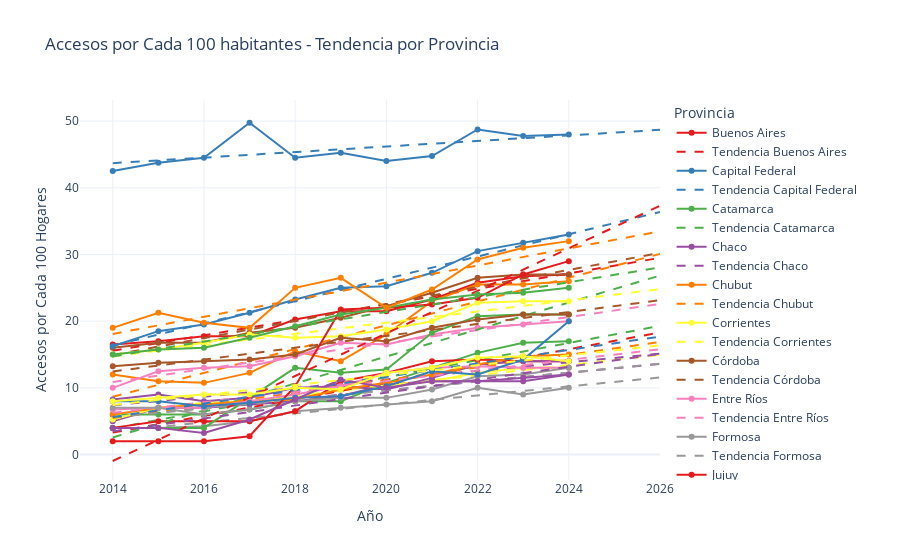

Notebook source saved alongside this figure:
### Markdown cell above
### Analisis 5:
* Objetivo: Identificar las provincias con más accesos a internet cada 100 habitantes, también crecimiento y tendencias
* Metodo: Crear un grafico de lineas marcando los valores historicos y graficando linea de tendencia

### Code cell
#leer csv
df_pen_pob = pd.read_csv('datasets/Internet_Penetracion-poblacion.csv')

#asegurar que los anos sean numeros
df_pen_pob['año'] = pd.to_numeric(df_pen_pob['año'], errors='coerce')

#eliminar filas con nulos
df_pen_pob = df_pen_pob.dropna()

#agrupar por ano y provincia, calculando la media de accesos_por_cada_100_hogares
df_grouped = df_pen_pob.groupby(['año', 'provincia'])['accesos_por_cada_100_hab'].mean().reset_index()

#crear grafico inicial
fig = go.Figure()

#listar provincias
provincias = df_grouped['provincia'].unique()

#colores para cada provincia
colores = px.colors.qualitative.Set1

#agregar una linea para cada provincia, marcando solo un punto por ano (promedio)
for i, provincia in enumerate(provincias):
    #filtrar los datos por provincia
    df_provincia = df_grouped[df_grouped['provincia'] == provincia]
    
    #graficar los puntos originales con la media por ano
    fig.add_trace(go.Scatter(x=df_provincia['año'], 
                             y=df_provincia['accesos_por_cada_100_hab'],
                             mode='lines+markers',
                             name=provincia,
                             line=dict(color=colores[i % len(colores)], width=2)))

    #ajustar modelo
    X = df_provincia[['año']]
    y = df_provincia['accesos_por_cada_100_hab']
    
    model = LinearRegression()
    model.fit(X, y)

    #predecir los valores hasta 2026
    future_years = np.array(range(df_grouped['año'].min(), 2027)).reshape(-1, 1)
    predictions = model.predict(future_years)

    #graficar linea suavizada
    fig.add_trace(go.Scatter(x=future_years.flatten(), 
                             y=predictions,
                             mode='lines',
                             name=f'Tendencia {provincia}',
                             line=dict(dash='dash', color=colores[i % len(colores)], width=2)))

#ajustar disneo
fig.update_layout(
    title='Accesos por Cada 100 habitantes - Tendencia por Provincia',
    xaxis_title='Año',
    yaxis_title='Accesos por Cada 100 Hogares',
    legend_title='Provincia',
    hovermode='x unified',
    template='plotly_white'
)

#mostrar grafico
fig.show()

### Figure 1 — Plotly figure (JSON) as saved in the notebook; plotly's stock layout.template omitted (floating-point values rounded to 4 significant figures)
{"data": [{"line": {"color": "rgb(228,26,28)", "width": 2}, "mode": "lines+markers", "name": "Buenos Aires", "type": "scatter", "x": [2014, 2015, 2016, 2017, 2018, 2019, 2020, 2021, 2022, 2023, 2024], "y": [16.5, 17, 17.75, 17.75, 20.25, 21.5, 21.5, 23.25, 25.75, 26.75, 27]}, {"line": {"color": "rgb(228,26,28)", "dash": "dash", "width": 2}, "mode": "lines", "name": "Tendencia Buenos Aires", "type": "scatter", "x": [2014, 2015, 2016, 2017, 2018, 2019, 2020, 2021, 2022, 2023, 2024, 2025, 2026], "y": [15.56, 16.72, 17.88, 19.04, 20.2, 21.36, 22.53, 23.69, 24.85, 26.01, 27.17, 28.33, 29.49]}, {"line": {"color": "rgb(55,126,184)", "width": 2}, "mode": "lines+markers", "name": "Capital Federal", "type": "scatter", "x": [2014, 2015, 2016, 2017, 2018, 2019, 2020, 2021, 2022, 2023, 2024], "y": [42.5, 43.75, 44.5, 49.75, 44.5, 45.25, 44, 44.75, 48.75, 47.75, 48]}, {"line": {"color": "rgb(55,126,184)", "dash": "dash", "width": 2}, "mode": "lines", "name": "Tendencia Capital Federal", "type": "scatter", "x": [2014, 2015, 2016, 2017, 2018, 2019, 2020, 2021, 2022, 2023, 2024, 2025, 2026], "y": [43.69, 44.11, 44.52, 44.94, 45.36, 45.77, 46.19, 46.6, 47.02, 47.44, 47.85, 48.27, 48.68]}, {"line": {"color": "rgb(77,175,74)", "width": 2}, "mode": "lines+markers", "name": "Catamarca", "type": "scatter", "x": [2014, 2015, 2016, 2017, 2018, 2019, 2020, 2021, 2022, 2023, 2024], "y": [6, 6, 6, 6.75, 8, 8, 10.75, 13, 15.25, 16.75, 17]}, {"line": {"color": "rgb(77,175,74)", "dash": "dash", "width": 2}, "mode": "lines", "name": "Tendencia Catamarca", "type": "scatter", "x": [2014, 2015, 2016, 2017, 2018, 2019, 2020, 2021, 2022, 2023, 2024, 2025, 2026], "y": [3.909, 5.191, 6.473, 7.755, 9.036, 10.32, 11.6, 12.88, 14.16, 15.45, 16.73, 18.01, 19.29]}, {"line": {"color": "rgb(152,78,163)", "width": 2}, "mode": "lines+markers", "name": "Chaco", "type": "scatter", "x": [2014, 2015, 2016, 2017, 2018, 2019, 2020, 2021, 2022, 2023, 2024], "y": [5, 7, 7, 7.5, 8, 8.75, 10.5, 11, 11, 11, 12]}, {"line": {"color": "rgb(152,78,163)", "dash": "dash", "width": 2}, "mode": "lines", "name": "Tendencia Chaco", "type": "scatter", "x": [2014, 2015, 2016, 2017, 2018, 2019, 2020, 2021, 2022, 2023, 2024, 2025, 2026], "y": [5.682, 6.341, 7.0, 7.659, 8.318, 8.977, 9.636, 10.3, 10.95, 11.61, 12.27, 12.93, 13.59]}, {"line": {"color": "rgb(255,127,0)", "width": 2}, "mode": "lines+markers", "name": "Chubut", "type": "scatter", "x": [2014, 2015, 2016, 2017, 2018, 2019, 2020, 2021, 2022, 2023, 2024], "y": [12, 11, 10.75, 12.25, 15.5, 14, 18, 23, 25.5, 25.5, 26]}, {"line": {"color": "rgb(255,127,0)", "dash": "dash", "width": 2}, "mode": "lines", "name": "Tendencia Chubut", "type": "scatter", "x": [2014, 2015, 2016, 2017, 2018, 2019, 2020, 2021, 2022, 2023, 2024, 2025, 2026], "y": [8.67, 10.45, 12.24, 14.02, 15.81, 17.59, 19.38, 21.16, 22.94, 24.73, 26.51, 28.3, 30.08]}, {"line": {"color": "rgb(255,255,51)", "width": 2}, "mode": "lines+markers", "name": "Corrientes", "type": "scatter", "x": [2014, 2015, 2016, 2017, 2018, 2019, 2020, 2021, 2022, 2023, 2024], "y": [5.25, 7, 7.75, 8, 8.5, 9.75, 10.25, 11, 12.25, 13, 13]}, {"line": {"color": "rgb(255,255,51)", "dash": "dash", "width": 2}, "mode": "lines", "name": "Tendencia Corrientes", "type": "scatter", "x": [2014, 2015, 2016, 2017, 2018, 2019, 2020, 2021, 2022, 2023, 2024, 2025, 2026], "y": [5.795, 6.559, 7.323, 8.086, 8.85, 9.614, 10.38, 11.14, 11.9, 12.67, 13.43, 14.2, 14.96]}, {"line": {"color": "rgb(166,86,40)", "width": 2}, "mode": "lines+markers", "name": "Córdoba", "type": "scatter", "x": [2014, 2015, 2016, 2017, 2018, 2019, 2020, 2021, 2022, 2023, 2024], "y": [16, 16.75, 16.75, 18.25, 19, 20.5, 22.25, 24.25, 26.5, 27, 27]}, {"line": {"color": "rgb(166,86,40)", "dash": "dash", "width": 2}, "mode": "lines", "name": "Tendencia Córdoba", "type": "scatter", "x": [2014, 2015, 2016, 2017, 2018, 2019, 2020, 2021, 2022, 2023, 2024, 2025, 2026], "y": [14.91, 16.19, 17.46, 18.74, 20.02, 21.3, 22.57, 23.85, 25.13, 26.4, 27.68, 28.96, 30.24]}, {"line": {"color": "rgb(247,129,191)", "width": 2}, "mode": "lines+markers", "name": "Entre Ríos", "type": "scatter", "x": [2014, 2015, 2016, 2017, 2018, 2019, 2020, 2021, 2022, 2023, 2024], "y": [10, 12.5, 13, 13.25, 14.75, 16.75, 16.5, 18, 19, 19.5, 20]}, {"line": {"color": "rgb(247,129,191)", "dash": "dash", "width": 2}, "mode": "lines", "name": "Tendencia Entre Ríos", "type": "scatter", "x": [2014, 2015, 2016, 2017, 2018, 2019, 2020, 2021, 2022, 2023, 2024, 2025, 2026], "y": [10.88, 11.85, 12.83, 13.8, 14.78, 15.75, 16.73, 17.7, 18.68, 19.65, 20.62, 21.6, 22.58]}, {"line": {"color": "rgb(153,153,153)", "width": 2}, "mode": "lines+markers", "name": "Formosa", "type": "scatter", "x": [2014, 2015, 2016, 2017, 2018, 2019, 2020, 2021, 2022, 2023, 2024], "y": [4, 4, 4.25, 5, 6.5, 7, 7.5, 8, 10, 9, 10]}, {"line": {"color": "rgb(153,153,153)", "dash": "dash", "width": 2}, "mode": "lines", "name": "Tendencia Formosa", "type": "scatter", "x": [2014, 2015, 2016, 2017, 2018, 2019, 2020, 2021, 2022, 2023, 2024, 2025, 2026], "y": [3.466, 4.141, 4.816, 5.491, 6.166, 6.841, 7.516, 8.191, 8.866, 9.541, 10.22, 10.89, 11.57]}, {"line": {"color": "rgb(228,26,28)", "width": 2}, "mode": "lines+markers", "name": "Jujuy", "type": "scatter", "x": [2014, 2015, 2016, 2017, 2018, 2019, 2020, 2021, 2022, 2023, 2024], "y": [4, 5, 5, 5, 6.5, 11, 12.25, 14, 14.25, 14, 14]}, {"line": {"color": "rgb(228,26,28)", "dash": "dash", "width": 2}, "mode": "lines", "name": "Tendencia Jujuy", "type": "scatter", "x": [2014, 2015, 2016, 2017, 2018, 2019, 2020, 2021, 2022, 2023, 2024, 2025, 2026], "y": [3.295, 4.545, 5.795, 7.045, 8.295, 9.545, 10.8, 12.05, 13.3, 14.55, 15.8, 17.05, 18.3]}, {"line": {"color": "rgb(55,126,184)", "width": 2}, "mode": "lines+markers", "name": "La Pampa", "type": "scatter", "x": [2014, 2015, 2016, 2017, 2018, 2019, 2020, 2021, 2022, 2023, 2024], "y": [16.25, 18.5, 19.5, 21.25, 23.25, 25, 25.25, 27.25, 30.5, 31.75, 33]}, {"line": {"color": "rgb(55,126,184)", "dash": "dash", "width": 2}, "mode": "lines", "name": "Tendencia La Pampa", "type": "scatter", "x": [2014, 2015, 2016, 2017, 2018, 2019, 2020, 2021, 2022, 2023, 2024, 2025, 2026], "y": [16.33, 18, 19.67, 21.34, 23.01, 24.68, 26.35, 28.02, 29.69, 31.36, 33.03, 34.7, 36.38]}, {"line": {"color": "rgb(77,175,74)", "width": 2}, "mode": "lines+markers", "name": "La Rioja", "type": "scatter", "x": [2014, 2015, 2016, 2017, 2018, 2019, 2020, 2021, 2022, 2023, 2024], "y": [4, 4, 4, 8.5, 13, 12.25, 12.75, 18.25, 20.75, 21, 21]}, {"line": {"color": "rgb(77,175,74)", "dash": "dash", "width": 2}, "mode": "lines", "name": "Tendencia La Rioja", "type": "scatter", "x": [2014, 2015, 2016, 2017, 2018, 2019, 2020, 2021, 2022, 2023, 2024, 2025, 2026], "y": [2.568, 4.591, 6.614, 8.636, 10.66, 12.68, 14.7, 16.73, 18.75, 20.77, 22.8, 24.82, 26.84]}, {"line": {"color": "rgb(152,78,163)", "width": 2}, "mode": "lines+markers", "name": "Mendoza", "type": "scatter", "x": [2014, 2015, 2016, 2017, 2018, 2019, 2020, 2021, 2022, 2023, 2024], "y": [8.25, 9, 8, 8.5, 10, 10.25, 9.75, 11.5, 13.5, 14, 14]}, {"line": {"color": "rgb(152,78,163)", "dash": "dash", "width": 2}, "mode": "lines", "name": "Tendencia Mendoza", "type": "scatter", "x": [2014, 2015, 2016, 2017, 2018, 2019, 2020, 2021, 2022, 2023, 2024, 2025, 2026], "y": [7.386, 8.032, 8.677, 9.323, 9.968, 10.61, 11.26, 11.9, 12.55, 13.2, 13.84, 14.49, 15.13]}, {"line": {"color": "rgb(255,127,0)", "width": 2}, "mode": "lines+markers", "name": "Misiones", "type": "scatter", "x": [2014, 2015, 2016, 2017, 2018, 2019, 2020, 2021, 2022, 2023, 2024], "y": [6, 7, 7.5, 8, 8.25, 9.75, 10.75, 12, 13.5, 14.75, 15]}, {"line": {"color": "rgb(255,127,0)", "dash": "dash", "width": 2}, "mode": "lines", "name": "Tendencia Misiones", "type": "scatter", "x": [2014, 2015, 2016, 2017, 2018, 2019, 2020, 2021, 2022, 2023, 2024, 2025, 2026], "y": [5.477, 6.427, 7.377, 8.327, 9.277, 10.23, 11.18, 12.13, 13.08, 14.03, 14.98, 15.93, 16.88]}, {"line": {"color": "rgb(255,255,51)", "width": 2}, "mode": "lines+markers", "name": "Neuquén", "type": "scatter", "x": [2014, 2015, 2016, 2017, 2018, 2019, 2020, 2021, 2022, 2023, 2024], "y": [15, 15.75, 16.75, 18, 17.5, 17.75, 18.75, 20, 22.75, 23, 23]}, {"line": {"color": "rgb(255,255,51)", "dash": "dash", "width": 2}, "mode": "lines", "name": "Tendencia Neuquén", "type": "scatter", "x": [2014, 2015, 2016, 2017, 2018, 2019, 2020, 2021, 2022, 2023, 2024, 2025, 2026], "y": [14.74, 15.58, 16.42, 17.25, 18.09, 18.93, 19.77, 20.61, 21.45, 22.29, 23.12, 23.96, 24.8]}, {"line": {"color": "rgb(166,86,40)", "width": 2}, "mode": "lines+markers", "name": "Río Negro", "type": "scatter", "x": [2014, 2015, 2016, 2017, 2018, 2019, 2020, 2021, 2022, 2023, 2024], "y": [13.25, 13.75, 14, 14.25, 15, 17.5, 17, 19, 20.25, 21, 21]}, {"line": {"color": "rgb(166,86,40)", "dash": "dash", "width": 2}, "mode": "lines", "name": "Tendencia Río Negro", "type": "scatter", "x": [2014, 2015, 2016, 2017, 2018, 2019, 2020, 2021, 2022, 2023, 2024, 2025, 2026], "y": [12.45, 13.35, 14.24, 15.13, 16.02, 16.91, 17.8, 18.69, 19.58, 20.47, 21.36, 22.25, 23.15]}, {"line": {"color": "rgb(247,129,191)", "width": 2}, "mode": "lines+markers", "name": "Salta", "type": "scatter", "x": [2014, 2015, 2016, 2017, 2018, 2019, 2020, 2021, 2022, 2023, 2024], "y": [6.75, 7, 7, 8, 9, 10.25, 12.25, 13, 13.25, 13, 13]}, {"line": {"color": "rgb(247,129,191)", "dash": "dash", "width": 2}, "mode": "lines", "name": "Tendencia Salta", "type": "scatter", "x": [2014, 2015, 2016, 2017, 2018, 2019, 2020, 2021, 2022, 2023, 2024, 2025, 2026], "y": [6.261, 7.055, 7.848, 8.641, 9.434, 10.23, 11.02, 11.81, 12.61, 13.4, 14.19, 14.99, 15.78]}, {"line": {"color": "rgb(153,153,153)", "width": 2}, "mode": "lines+markers", "name": "San Juan", "type": "scatter", "x": [2014, 2015, 2016, 2017, 2018, 2019, 2020, 2021, 2022, 2023, 2024], "y": [7, 7, 6, 6.75, 8, 8.5, 8.5, 9.75, 11.75, 12, 13]}, {"line": {"color": "rgb(153,153,153)", "dash": "dash", "width": 2}, "mode": "lines", "name": "Tendencia San Juan", "type": "scatter", "x": [2014, 2015, 2016, 2017, 2018, 2019, 2020, 2021, 2022, 2023, 2024, 2025, 2026], "y": [5.58, 6.25, 6.92, 7.591, 8.261, 8.932, 9.602, 10.27, 10.94, 11.61, 12.28, 12.95, 13.62]}, {"line": {"color": "rgb(228,26,28)", "width": 2}, "mode": "lines+markers", "name": "San Luis", "type": "scatter", "x": [2014, 2015, 2016, 2017, 2018, 2019, 2020, 2021, 2022, 2023, 2024], "y": [2, 2, 2, 2.75, 10.25, 21.75, 22, 22.5, 23.5, 27, 29]}, {"line": {"color": "rgb(228,26,28)", "dash": "dash", "width": 2}, "mode": "lines", "name": "Tendencia San Luis", "type": "scatter", "x": [2014, 2015, 2016, 2017, 2018, 2019, 2020, 2021, 2022, 2023, 2024, 2025, 2026], "y": [-0.9659, 2.223, 5.411, 8.6, 11.79, 14.98, 18.17, 21.35, 24.54, 27.73, 30.92, 34.11, 37.3]}, {"line": {"color": "rgb(55,126,184)", "width": 2}, "mode": "lines+markers", "name": "Santa Cruz", "type": "scatter", "x": [2014, 2015, 2016, 2017, 2018, 2019, 2020, 2021, 2022, 2023, 2024], "y": [8, 8, 7.25, 7.75, 8.5, 8.75, 10.25, 12.5, 12, 14.25, 20]}, {"line": {"color": "rgb(55,126,184)", "dash": "dash", "width": 2}, "mode": "lines", "name": "Tendencia Santa Cruz", "type": "scatter", "x": [2014, 2015, 2016, 2017, 2018, 2019, 2020, 2021, 2022, 2023, 2024, 2025, 2026], "y": [5.636, 6.641, 7.645, 8.65, 9.655, 10.66, 11.66, 12.67, 13.67, 14.68, 15.68, 16.69, 17.69]}, {"line": {"color": "rgb(77,175,74)", "width": 2}, "mode": "lines+markers", "name": "Santa Fe", "type": "scatter", "x": [2014, 2015, 2016, 2017, 2018, 2019, 2020, 2021, 2022, 2023, 2024], "y": [15, 15.75, 16, 17.5, 19.25, 21, 22, 23.25, 24, 24.25, 25]}, {"line": {"color": "rgb(77,175,74)", "dash": "dash", "width": 2}, "mode": "lines", "name": "Tendencia Santa Fe", "type": "scatter", "x": [2014, 2015, 2016, 2017, 2018, 2019, 2020, 2021, 2022, 2023, 2024, 2025, 2026], "y": [14.72, 15.83, 16.94, 18.05, 19.16, 20.27, 21.38, 22.5, 23.61, 24.72, 25.83, 26.94, 28.05]}, {"line": {"color": "rgb(152,78,163)", "width": 2}, "mode": "lines+markers", "name": "Santiago Del Estero", "type": "scatter", "x": [2014, 2015, 2016, 2017, 2018, 2019, 2020, 2021, 2022, 2023, 2024], "y": [4, 4, 3.25, 5.25, 8.25, 11.25, 10, 11, 11, 11.5, 12]}, {"line": {"color": "rgb(152,78,163)", "dash": "dash", "width": 2}, "mode": "lines", "name": "Tendencia Santiago Del Estero", "type": "scatter", "x": [2014, 2015, 2016, 2017, 2018, 2019, 2020, 2021, 2022, 2023, 2024, 2025, 2026], "y": [3.477, 4.445, 5.414, 6.382, 7.35, 8.318, 9.286, 10.25, 11.22, 12.19, 13.16, 14.13, 15.1]}, {"line": {"color": "rgb(255,127,0)", "width": 2}, "mode": "lines+markers", "name": "Tierra Del Fuego", "type": "scatter", "x": [2014, 2015, 2016, 2017, 2018, 2019, 2020, 2021, 2022, 2023, 2024], "y": [19, 21.25, 19.75, 19, 25, 26.5, 22, 24.75, 29.25, 31, 32]}, {"line": {"color": "rgb(255,127,0)", "dash": "dash", "width": 2}, "mode": "lines", "name": "Tendencia Tierra Del Fuego", "type": "scatter", "x": [2014, 2015, 2016, 2017, 2018, 2019, 2020, 2021, 2022, 2023, 2024, 2025, 2026], "y": [18.09, 19.37, 20.65, 21.94, 23.22, 24.5, 25.78, 27.06, 28.35, 29.63, 30.91, 32.19, 33.47]}, {"line": {"color": "rgb(255,255,51)", "width": 2}, "mode": "lines+markers", "name": "Tucumán", "type": "scatter", "x": [2014, 2015, 2016, 2017, 2018, 2019, 2020, 2021, 2022, 2023, 2024], "y": [8, 8.5, 9, 9, 10, 9.75, 12.25, 13, 14.5, 14.75, 14]}, {"line": {"color": "rgb(255,255,51)", "dash": "dash", "width": 2}, "mode": "lines", "name": "Tendencia Tucumán", "type": "scatter", "x": [2014, 2015, 2016, 2017, 2018, 2019, 2020, 2021, 2022, 2023, 2024, 2025, 2026], "y": [7.443, 8.186, 8.93, 9.673, 10.42, 11.16, 11.9, 12.65, 13.39, 14.13, 14.88, 15.62, 16.36]}], "layout": {"hovermode": "x unified", "legend": {"title": {"text": "Provincia"}}, "title": {"text": "Accesos por Cada 100 habitantes - Tendencia por Provincia"}, "xaxis": {"title": {"text": "Año"}}, "yaxis": {"title": {"text": "Accesos por Cada 100 Hogares"}}}}
